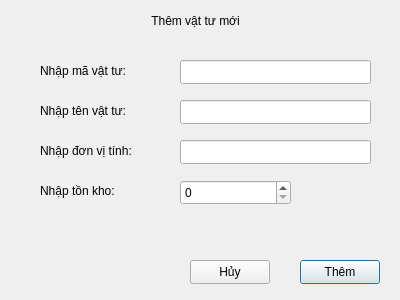
<?xml version="1.0" encoding="UTF-8"?>
<ui version="4.0">
 <class>AddVatTuDialog</class>
 <widget class="QDialog" name="AddVatTuDialog">
  <property name="geometry">
   <rect>
    <x>0</x>
    <y>0</y>
    <width>400</width>
    <height>300</height>
   </rect>
  </property>
  <property name="windowTitle">
   <string>Dialog</string>
  </property>
  <widget class="QLineEdit" name="txtMaVT">
   <property name="geometry">
    <rect>
     <x>180</x>
     <y>60</y>
     <width>191</width>
     <height>24</height>
    </rect>
   </property>
   <property name="maxLength">
    <number>10</number>
   </property>
  </widget>
  <widget class="QLineEdit" name="txtTenVT">
   <property name="geometry">
    <rect>
     <x>180</x>
     <y>100</y>
     <width>191</width>
     <height>24</height>
    </rect>
   </property>
  </widget>
  <widget class="QLineEdit" name="txtDVT">
   <property name="geometry">
    <rect>
     <x>180</x>
     <y>140</y>
     <width>191</width>
     <height>24</height>
    </rect>
   </property>
  </widget>
  <widget class="QSpinBox" name="spinTonKho">
   <property name="geometry">
    <rect>
     <x>180</x>
     <y>180</y>
     <width>111</width>
     <height>25</height>
    </rect>
   </property>
  </widget>
  <widget class="QLabel" name="label">
   <property name="geometry">
    <rect>
     <x>130</x>
     <y>10</y>
     <width>131</width>
     <height>21</height>
    </rect>
   </property>
   <property name="text">
    <string>Thêm vật tư mới</string>
   </property>
   <property name="alignment">
    <set>Qt::AlignmentFlag::AlignCenter</set>
   </property>
  </widget>
  <widget class="QLabel" name="label_2">
   <property name="geometry">
    <rect>
     <x>40</x>
     <y>60</y>
     <width>101</width>
     <height>21</height>
    </rect>
   </property>
   <property name="text">
    <string>Nhập mã vật tư:</string>
   </property>
   <property name="alignment">
    <set>Qt::AlignmentFlag::AlignLeading|Qt::AlignmentFlag::AlignLeft|Qt::AlignmentFlag::AlignVCenter</set>
   </property>
  </widget>
  <widget class="QLabel" name="label_3">
   <property name="geometry">
    <rect>
     <x>40</x>
     <y>100</y>
     <width>101</width>
     <height>21</height>
    </rect>
   </property>
   <property name="text">
    <string>Nhập tên vật tư:</string>
   </property>
   <property name="alignment">
    <set>Qt::AlignmentFlag::AlignLeading|Qt::AlignmentFlag::AlignLeft|Qt::AlignmentFlag::AlignVCenter</set>
   </property>
  </widget>
  <widget class="QLabel" name="label_4">
   <property name="geometry">
    <rect>
     <x>40</x>
     <y>140</y>
     <width>111</width>
     <height>21</height>
    </rect>
   </property>
   <property name="text">
    <string>Nhập đơn vị tính:</string>
   </property>
   <property name="alignment">
    <set>Qt::AlignmentFlag::AlignLeading|Qt::AlignmentFlag::AlignLeft|Qt::AlignmentFlag::AlignVCenter</set>
   </property>
  </widget>
  <widget class="QLabel" name="label_5">
   <property name="geometry">
    <rect>
     <x>40</x>
     <y>180</y>
     <width>101</width>
     <height>21</height>
    </rect>
   </property>
   <property name="text">
    <string>Nhập tồn kho:</string>
   </property>
   <property name="alignment">
    <set>Qt::AlignmentFlag::AlignLeading|Qt::AlignmentFlag::AlignLeft|Qt::AlignmentFlag::AlignVCenter</set>
   </property>
  </widget>
  <widget class="QPushButton" name="btnOK">
   <property name="geometry">
    <rect>
     <x>300</x>
     <y>260</y>
     <width>80</width>
     <height>24</height>
    </rect>
   </property>
   <property name="text">
    <string>Thêm</string>
   </property>
  </widget>
  <widget class="QPushButton" name="btnCancel">
   <property name="geometry">
    <rect>
     <x>190</x>
     <y>260</y>
     <width>80</width>
     <height>24</height>
    </rect>
   </property>
   <property name="text">
    <string>Hủy</string>
   </property>
  </widget>
 </widget>
 <resources/>
 <connections/>
</ui>
